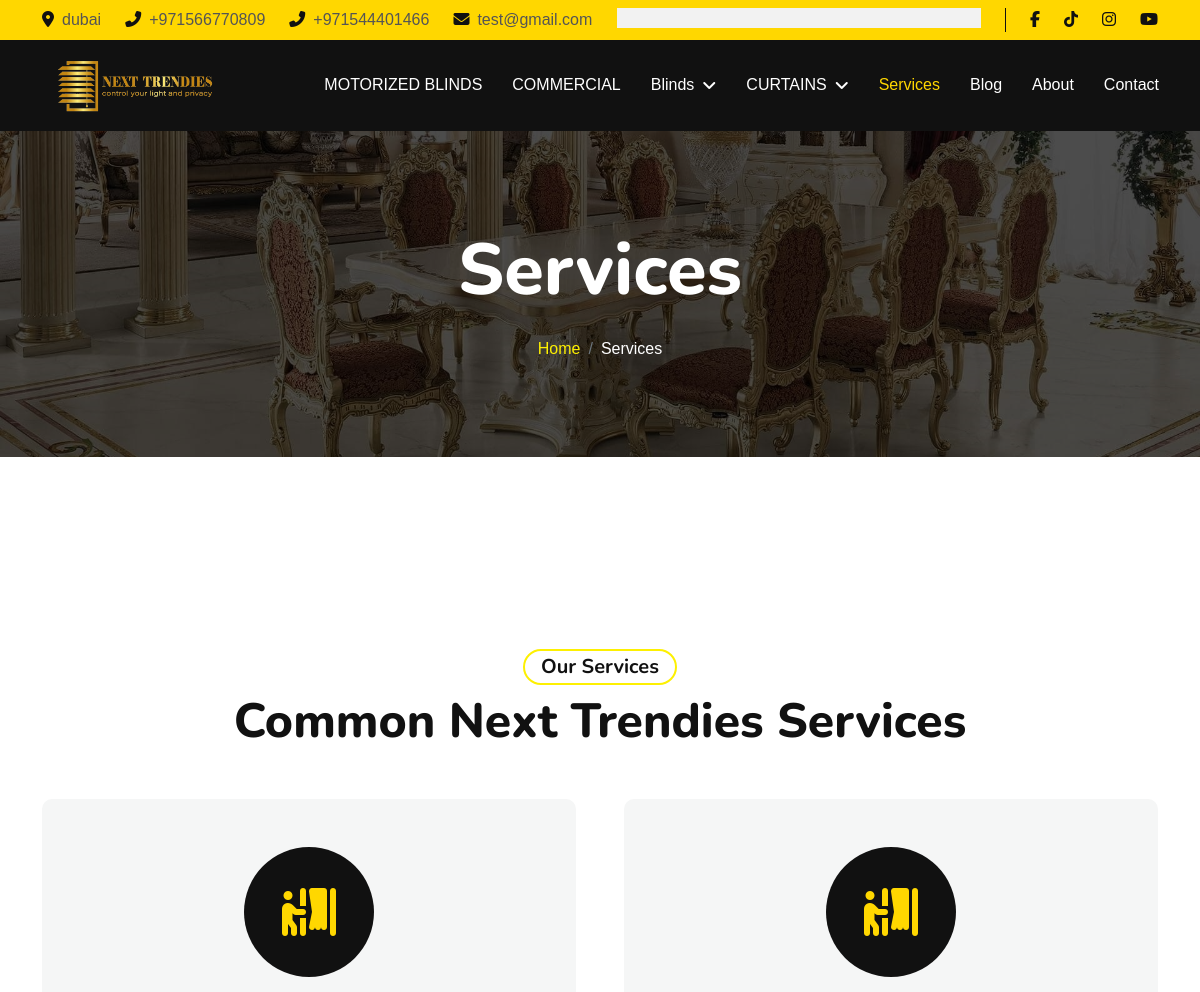
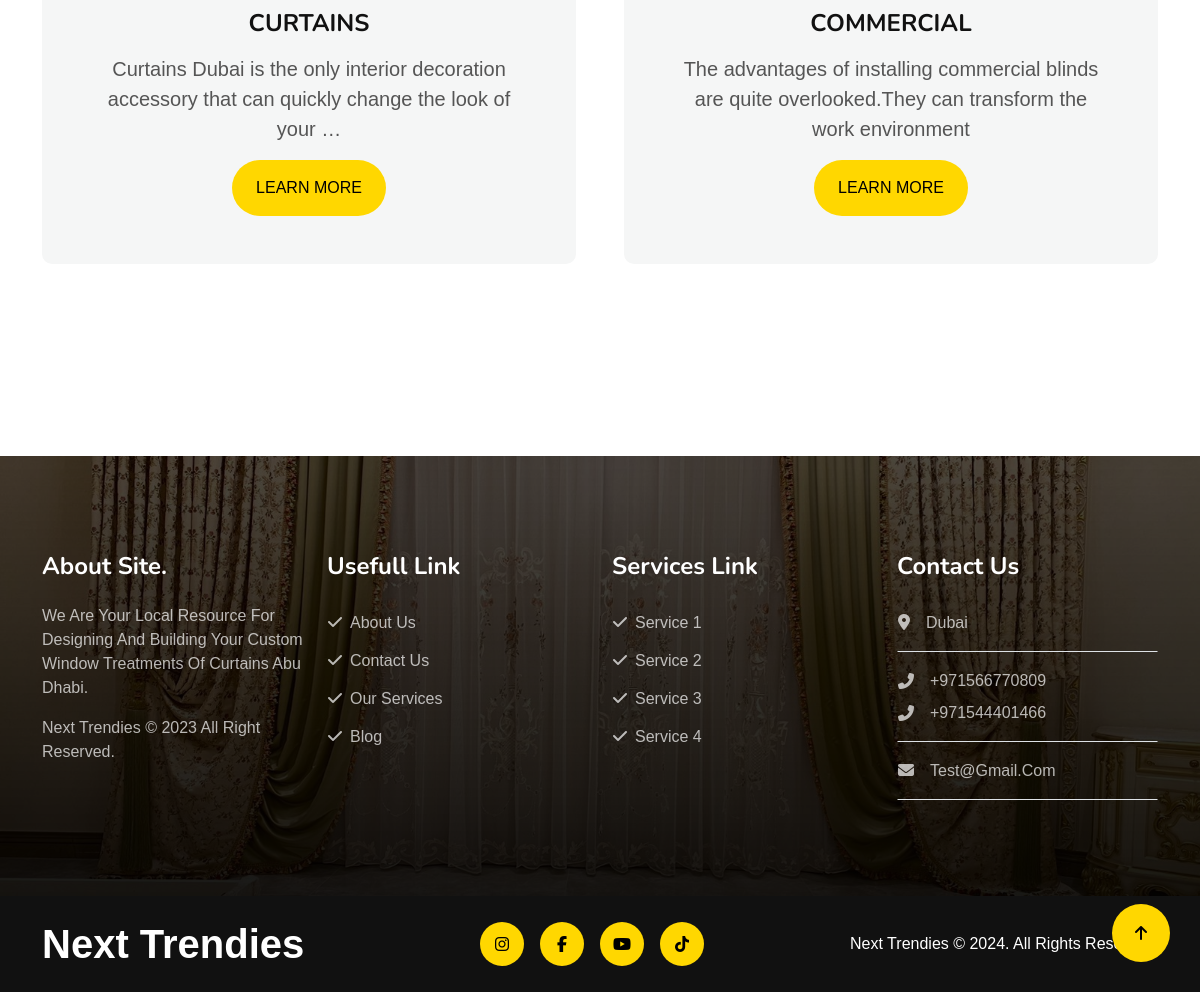
Page /services/ on the committed database (2 pictures, top to bottom).
### settings/models.py (models this page shows, shortened)
class Settings(models.Model):
    site_name = models.CharField( max_length=50)
    logo = models.ImageField( upload_to='setting/')
    phone1 = models.CharField( max_length=30)
    phone2 = models.CharField( max_length=30 , blank=True , null=True)
    email1 = models.EmailField( max_length=254)
    email2 = models.EmailField( max_length=254 ,blank=True , null=True)
    description = models.TextField(max_length=1000)
    fb_link = models.URLField( max_length=200)
    tiktok_link = models.URLField( max_length=200)
    instagram_link = models.URLField( max_length=200)
    youtube_link = models.URLField( max_length=200)
    address = models.CharField( max_length=50)
    views = models.PositiveIntegerField(default=0)
    class Meta:
        verbose_name = ("Info")
        verbose_name_plural = ("Info")

### service/models.py (models this page shows, shortened)
class Services(models.Model):
    name = models.CharField( max_length=50)
    icon = models.CharField(max_length=30)
    created_at = models.DateTimeField( ("created_at"),default=timezone.now)
    description = models.TextField(("description"),max_length=100000,null=True,blank=True)
    slug = models.SlugField(null=True,blank=True)
    class Meta:
        verbose_name = ("Services")
        verbose_name_plural = ("Services")
    def __str__(self):
        return self.name

### service/views.py (the view)
# urls.py: path('services/',include('service.urls')),
def services(request):
    services = Services.objects.all()
    context = {
        'services':services
    }
    return render(request , 'services.html' , context)

### about/about_context.py (called while the page is built)
def about(request):
    about = About.objects.last()
    context = {
        'about':about,
    }
    return context

### products/context.py (called while the page is built)
def nav(request):
    blinds_nav = Blinds.objects.all()
    curtains_nav = Curtains.objects.all()
    context = {
        'blinds_nav':blinds_nav,
        'curtains_nav':curtains_nav
    }
    return context

### service/templates/services.html (shortened to what this page needs)
{% extends "base.html" %}
{% load static %}
{% block body %}
        <div class="container-fluid page-header py-5">
            <div class="container text-center py-5">
                <h1 class="display-2 text-white mb-4 animated slideInDown">Services</h1>
                <nav aria-label="breadcrumb">
                    <ol class="breadcrumb justify-content-center mb-0 animated slideInDown">
                        <li class="breadcrumb-item"><a href="/">Home</a></li>
                        <li class="breadcrumb-item text-white" aria-current="page">Services</li>
                    </ol>
                </nav>
            </div>
        </div>
        <div class="container-fluid services py-5">
            <div class="container text-center py-5">
                <div class="text-center mb-5 wow fadeInUp" data-wow-delay=".3s">
                    <h5 class="mb-2 px-3 py-1 text-dark rounded-pill d-inline-block border border-2 border-primary">Our Services</h5>
                    <h1 class="display-5">Common Next Trendies Services</h1>
                </div>
                <div class="row g-5">
                    {% for service in services %}
                    <div class="col-xxl-3 col-lg-6 col-md-6 col-sm-12 wow fadeInUp" data-wow-delay=".3s">
                        <div class="bg-light rounded p-5 services-item">
                            <div class="d-flex" style="align-items: center; justify-content: center;">
                                <div class="mb-4 rounded-circle services-inner-icon">
                                    <i class="{{service.icon}} fa-3x text-primary"></i>
                                </div>
                            </div>
                            <h4>{{service}}</h4>
                            <p class="fs-5">{{service.description|safe|truncatewords:31}}</p>
                            <a href="{% url 'service_details' service.slug %}" class="btn btn-primary border-0 rounded-pill px-4 py-3">Learn More</a>
                        </div>
                    </div>
                    {% endfor %}
                </div>
            </div>
        </div>
{% endblock %}

### templates/base.html (shortened to what this page needs)
{% load static %}
<!DOCTYPE html>
<html lang="en">
<head>
    <link rel="stylesheet" href="https://use.fontawesome.com/releases/v5.15.4/css/all.css" />
    <link href="https://cdnjs.cloudflare.com/ajax/libs/font-awesome/5.10.0/css/all.min.css" rel="stylesheet">
    <link href="https://cdn.jsdelivr.net/npm/bootstrap-icons@1.4.1/font/bootstrap-icons.css" rel="stylesheet">
    <link href="{% static 'lib/animate/animate.min.css'%}" rel="stylesheet">
    <link href="{% static 'lib/owlcarousel/assets/owl.carousel.min.css'%}" rel="stylesheet">
    <link href="{% static 'css/bootstrap.min.css'%}" rel="stylesheet">
    <link href="{% static 'css/all.min.css'%}" rel="stylesheet">
    <link href="{% static 'css/style.css'%}" rel="stylesheet">
</head>
<body>
    <div class="container-fluid topbar-top bg-primary">
        <div class="container">
            <div class="d-flex justify-content-between topbar py-2">
                <div class="d-flex align-items-center flex-shrink-0 topbar-info">
                    <a href="#" class="me-4 text-secondary"><i
                            class="fas fa-map-marker-alt me-2 text-dark"></i>{{myfooter.address}}</a>
                    <a href="#" class="me-4 text-secondary"><i
                            class="fas fa-phone-alt me-2 text-dark"></i>{{myfooter.phone1}}</a>
                    <a href="#" class="me-4 text-secondary"><i
                            class="fas fa-phone-alt me-2 text-dark"></i>{{myfooter.phone2}}</a>
                    <a href="#" class="text-secondary"><i
                            class="fas fa-envelope me-2 text-dark"></i>{{myfooter.email1}}</a>
                </div>
                <div class="text-end pe-4 me-4 border-end border-dark search-btn">
                    <div class="search-form">
                    </div>
                </div>
                <div class="d-flex align-items-center justify-content-center topbar-icon">
                    <a href="{{myfooter.fb_link}}" class="me-4"><i class="fab fa-facebook-f text-dark"></i></a>
                    <a href="{{myfooter.tiktok_link}}" class="me-4"><i class="fa-brands fa-tiktok text-dark"></i></a>
                    <a href="{{myfooter.instagram_link}}" class="me-4"><i class="fab fa-instagram text-dark"></i></a>
                    <a href="{{myfooter.youtube_link}}" class=""><i class="fa-brands fa-youtube text-dark"></i></a>
                </div>
            </div>
        </div>
    </div>
    <div class="container-fluid bg-dark">
        <div class="container">
            <nav class="navbar navbar-dark navbar-expand-lg py-lg-0">
                <a href="/" class="navbar-brand">
                    <img class="logo-style" src="{{myfooter.logo.url}}">
                </a>
                <div class="collapse navbar-collapse me-n3" id="navbarCollapse">
                    <div class="navbar-nav ms-auto">
                        <a href="{% url 'motorizedblinds'%}"
                            class="nav-item nav-link {% if request.path == '/products/motorizedblind/' %}active{% endif %} ">MOTORIZED
                            BLINDS</a>
                        <a href="{% url 'commercial_list'%}"
                            class="nav-item nav-link {% if request.path == '/products/commercial/' %}active{% endif %} ">COMMERCIAL</a>
                        <div class="nav-item dropdown">
                            <a href="{% url 'blinds_list'%}"
                                class="nav-link {% if request.path == '/products/blinds/' %}active{% endif %} dropdown-toggle"
                                data-bs-toggle="dropdown">Blinds</a>
                        </div>
                        <div class="nav-item dropdown">
                            <a href="{% url 'curtains_list'%}"
                                class="nav-link {% if request.path == '/products/curtains/' %}active{% endif %} dropdown-toggle"
                                data-bs-toggle="dropdown">CURTAINS</a>
                        </div>
                        <a href="{% url 'services'%}"
                            class="nav-item nav-link {% if request.path == '/services/' %}active{% endif %}">Services</a>
                        <a href="{% url 'post_list'%}"
                            class="nav-item nav-link {% if request.path == '/blog/' %}active{% endif %}">Blog</a>
                        <a href="{% url 'about'%}"
                            class="nav-item nav-link {% if request.path == '/about/' %}active{% endif %}">About</a>
                        <a href="{% url 'contact'%}"
                            class="nav-item nav-link {% if request.path == '/contact/' %}active{% endif %}">Contact</a>
                    </div>
                </div>
            </nav>
        </div>
    </div>
    {% block body %}
    {% endblock body %}
    <div class="container-fluid footer py-5 wow fadeIn" data-wow-delay=".3s">
        <div class="container py-5">
            <div class="row g-4 footer-inner">
                <div class="col-lg-3 col-md-6">
                    <div class="footer-item">
                        <h4 class="text-white fw-bold mb-4">About Site.</h4>
                        <p>{{myfooter.description}}</p>
                        <p class="mb-0"><a class="" href="/">{{myfooter.site_name}} </a> &copy; 2023 All Right Reserved.</p>
                    </div>
                </div>
                <div class="col-lg-3 col-md-6">
                    <div class="footer-item">
                        <h4 class="text-white fw-bold mb-4">Usefull Link</h4>
                        <div class="d-flex flex-column align-items-start">
                            <a class="btn btn-link ps-0" href="{% url 'about'%}"><i class="fa fa-check me-2"></i>About Us</a>
                            <a class="btn btn-link ps-0" href="{% url 'contact'%}"><i class="fa fa-check me-2"></i>Contact Us</a>
                            <a class="btn btn-link ps-0" href="{% url 'services'%}"><i class="fa fa-check me-2"></i>Our Services</a>
                            <a class="btn btn-link ps-0" href=""><i class="fa fa-check me-2"></i>Blog</a>
                        </div>
                    </div>
                </div>
                <div class="col-lg-3 col-md-6">
                    <div class="footer-item">
                        <h4 class="text-white fw-bold mb-4">Services Link</h4>
                        <div class="d-flex flex-column align-items-start">
                            <a class="btn btn-link ps-0" href=""><i class="fa fa-check me-2"></i>Service 1</a>
                            <a class="btn btn-link ps-0" href=""><i class="fa fa-check me-2"></i>Service 2</a>
                            <a class="btn btn-link ps-0" href=""><i class="fa fa-check me-2"></i>Service 3</a>
                            <a class="btn btn-link ps-0" href=""><i class="fa fa-check me-2"></i>Service 4</a>
                        </div>
                    </div>
                </div>
                <div class="col-lg-3 col-md-6">
                    <div class="footer-item">
                        <h4 class="text-white fw-bold mb-4">Contact Us</h4>
                        <a href="" class="btn btn-link w-100 text-start ps-0 pb-3 border-bottom rounded-0"><i
                                class="fa fa-map-marker-alt me-3"></i>{{myfooter.address}}</a>
                        <a href="" class="btn btn-link w-100 text-start ps-0 py-3 border-bottom rounded-0">
                            <div class="d-flex flex-column">
                                <div class="d-flex align-items-center mb-2">
                                    <i class="fa fa-phone-alt me-3"></i>{{ myfooter.phone1 }}
                                </div>
                                <div class="d-flex align-items-center">
                                    <i class="fa fa-phone-alt me-3"></i>{{ myfooter.phone2 }}
                                </div>
                            </div>
                        </a>
                        <a href="" class="btn btn-link w-100 text-start ps-0 py-3 border-bottom rounded-0"><i
                                class="fa fa-envelope me-3"></i>{{myfooter.email1}}</a>
                    </div>
                </div>
            </div>
        </div>
    </div>
    <div class="container-fluid copyright bg-dark py-4">
        <div class="container">
            <div class="row">
                <div class="col-md-4 text-center text-md-start mb-3 mb-md-0">
                    <a href="/" class="text-primary mb-0 display-6"><span
                            class="text-white">{{myfooter.site_name}}</span></a>
                </div>
                <div class="col-md-4 copyright-btn text-center text-md-start mb-3 mb-md-0 flex-shrink-0">
                    <a class="btn btn-primary rounded-circle me-3 copyright-icon" href="{{myfooter.instagram_link}}"><i
                            class="fab fa-instagram"></i></a>
                    <a class="btn btn-primary rounded-circle me-3 copyright-icon" href="{{myfooter.fb_link}}"><i
                            class="fab fa-facebook-f"></i></a>
                    <a class="btn btn-primary rounded-circle me-3 copyright-icon" href="{{myfooter.youtube_link}}"><i
                            class="fab fa-youtube"></i></a>
                    <a class="btn btn-primary rounded-circle me-3 copyright-icon" href="{{myfooter.tiktok_link}}"><i
                            class="fab fa-tiktok"></i></a>
                </div>
                <div class="col-md-4 my-auto text-center text-md-end text-white">
                    {{myfooter.site_name}} © 2024. All Rights Reserved.
                </div>
            </div>
        </div>
    </div>
    <a href="#" class="btn btn-primary rounded-circle border-3 back-to-top"><i class="fa fa-arrow-up"></i></a>
</body>
</html>

### static/css/style.css (style rules this page uses)
:root { --primary: #FFD700; }
.back-to-top { position: fixed; right: 30px; bottom: 30px; display: flex; width: 58px; height: 58px; align-items: center; justify-content: center; z-index: 99; }
.btn { text-transform: uppercase; font-weight: 500; transition: .5s; }
.btn.btn-primary { background-color:var(--primary) !important ; box-shadow: inset 0 0 0 0 var(--bs-dark); border: var(--primary) !important; }
.text-primary { color: var(--primary) !important; }
.bg-primary { background-color: var(--primary) !important; }
.search-btn { position: relative; width: 100%; padding: 0 0 0 25px; }
.navbar .navbar-nav { padding: 15px 0; }
.navbar .navbar-nav .nav-link { padding: 15px; color: var(--bs-white); font-weight: 500; font-size: 16px; outline: none; transition: .5s; }
.navbar .navbar-nav .nav-link:hover, .navbar .navbar-nav .nav-link.active { color: var(--primary); transition: .5s; }
.navbar .dropdown-toggle::after { border: none; content: "\f107"; font-family: "Font Awesome 5 Free"; font-weight: 800; vertical-align: middle; margin-left: 8px; }
.page-header { background: linear-gradient(rgba(0, 0, 0, .7), rgba(0, 0, 0, .7)), url(../img/10.jpg) center center no-repeat; background-size: cover; margin-bottom: 6rem; }
.services-inner-icon { width: 130px; height: 130px; background: var(--bs-dark); display: flex; align-items: center; justify-content: center; transition: .5s; position: relative; }
.services-inner-icon::after { content: ""; position: absolute; width: 0; height: 0; border-radius: 62px; top: 50%; left: 50%; transition: .5s; }
.services-item i { text-align: center; transition: .5s; }
.footer { background: linear-gradient(rgba(0, 0, 0, .7), rgba(0, 0, 0, 0.9)), url(../img/5.jpg) center center no-repeat; background-size: cover; color: rgba(255, 255, 255, .7); margin-top: 6rem; }
.footer-item, .footer-item a { color: rgba(255, 255, 255, .7); text-transform: capitalize; }
.copyright .copyright-btn { display: flex; align-items: center; justify-content: center; }
.copyright .copyright-icon { width: 44px; height: 44px; display: flex; align-items: center; justify-content: center; }
.logo-style { width: 180px; object-fit: contain; }
.search-form { background: #f2f2f2; padding: 10px; }

### rows in the picture
Settings: address "dubai", phone1 "+971566770809", phone2 "+971544401466", email1 "test@gmail.com", logo (picture), description "We Are Your Local Resource For Designing And Building Your Custom Window Treatments Of Curtains Abu Dhabi.", site_name "Next Trendies", address "Dubai", email1 "Test@gmail.com"
Services: name "CURTAINS", description "Curtains Dubai is the only interior decoration accessory that can quickly change the look of your …"
Services: name "COMMERCIAL", description "The advantages of installing commercial blinds are quite overlooked.They can transform the work environment"
